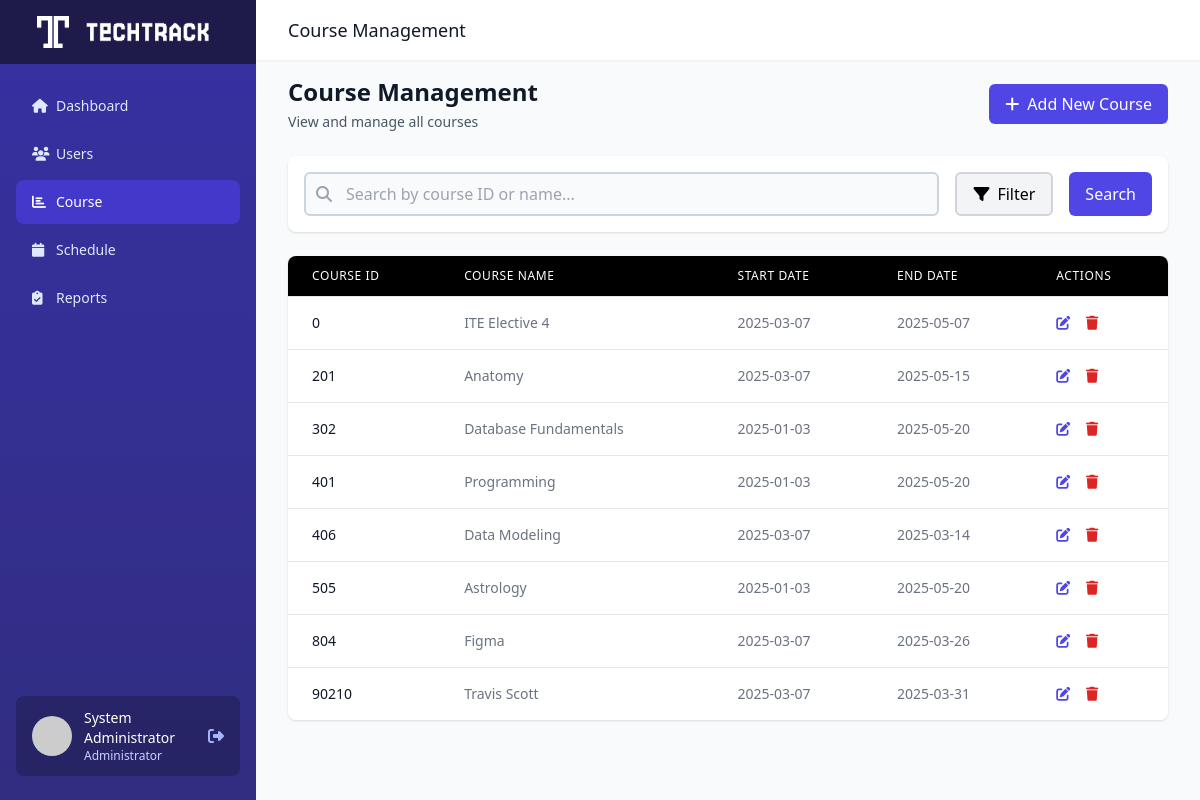
/admin/display_course.php (signed in), run on the app's committed database.
### tables this page shows
CREATE TABLE `user` (
  `user_id` int(11) NOT NULL,
  `id_number` varchar(20) NOT NULL,
  `email` varchar(255) NOT NULL,
  `password` varchar(255) NOT NULL,
  `name` varchar(255) NOT NULL,
  `section` varchar(20) DEFAULT NULL,
  `rfid_tag` varchar(255) DEFAULT NULL,
  `role_id` int(1) NOT NULL
);

CREATE TABLE `courses` (
  `course_id` int(11) NOT NULL,
  `course_name` varchar(255) NOT NULL,
  `start_date` date NOT NULL,
  `end_date` date NOT NULL
);

### admin/display_course.php (the view, shortened to what this page needs)
<?php
include '../db_config.php';
$stmt = $conn->prepare("SELECT name FROM user WHERE id_number = ? AND role_id = 1");
$stmt->bind_param("s", $_SESSION['user_id']);
$stmt->execute();
$result_admin = $stmt->get_result();
$admin = $result_admin->fetch_assoc();
$search = $_GET['search'] ?? '';
$sql = "SELECT course_id, course_name, start_date, end_date FROM courses WHERE 1=1";
$stmt = $conn->prepare($sql);
$stmt->execute();
$result = $stmt->get_result();
?>
<!DOCTYPE html>
<html lang="en">
<head>
    <script src="https://cdn.tailwindcss.com"></script>
    <link rel="stylesheet" href="https://cdnjs.cloudflare.com/ajax/libs/font-awesome/6.4.0/css/all.min.css">
</head>
<body class="bg-gray-50">
    <div class="flex h-screen overflow-hidden">
        <div class="hidden md:flex md:flex-shrink-0">
            <div class="flex flex-col w-64 bg-gradient-to-b from-indigo-800 to-indigo-900">
<div class="flex items-center justify-center h-16 px-4 bg-indigo-950">
    <div class="text-xl font-semibold text-white flex items-center">
        <img src="../images/dashboard_logo.png" alt="Dashboard Logo" class="h-8 w-8 mr-2">
        <img src="../images/TECHTRACK.png" alt="TECHTRACK" class="h-6">
    </div>
</div>
                <div class="flex flex-col flex-grow px-4 mt-5">
                    <nav class="flex-1 space-y-1">
                        <a href="admin_dashboard.php" class="flex items-center px-4 py-3 text-sm font-medium text-indigo-100 rounded-lg hover:bg-indigo-700 transition duration-150">
                            <i class="fas fa-home w-6"></i>
                            <span>Dashboard</span>
                        </a>
                        <a href="display_user.php" class="flex items-center px-4 py-3 mt-1 text-sm font-medium text-indigo-100 rounded-lg hover:bg-indigo-700 transition duration-150">
                            <i class="fas fa-users w-6"></i>
                            <span>Users</span>
                        </a>
                        <a href="display_course.php" class="flex items-center px-4 py-3 mt-1 text-sm font-medium text-white bg-indigo-700 rounded-lg hover:bg-indigo-600 transition duration-150">
                            <i class="fas fa-chart-bar w-6"></i>
                            <span>Course</span>
                        </a>
                        <a href="display_schedule.php" class="flex items-center px-4 py-3 mt-1 text-sm font-medium text-indigo-100 rounded-lg hover:bg-indigo-700 transition duration-150">
                            <i class="fas fa-calendar w-6"></i>
                            <span>Schedule</span>
                        </a>
                        <a href="display_attendance.php" class="flex items-center px-4 py-3 mt-1 text-sm font-medium text-indigo-100 rounded-lg hover:bg-indigo-700 transition duration-150">
                            <i class="fas fa-clipboard-check w-6"></i>
                            <span>Reports</span>
                        </a>
                    </nav>
                    <div class="flex items-center px-4 py-3 mt-auto mb-6 bg-indigo-950 bg-opacity-50 rounded-lg">
                        <img class="w-10 h-10 rounded-full" src="https://ui-avatars.com/api/?name=<?= urlencode($admin['name']) ?>&background=6366F1&color=fff" alt="User">
                        <div class="ml-3">
                            <p class="text-sm font-medium text-white"><?= htmlspecialchars($admin['name']) ?></p>
                            <p class="text-xs text-indigo-200">Administrator</p>
                        </div>
                        <a href="../logout.php" class="ml-auto text-indigo-300 hover:text-white">
                            <i class="fas fa-sign-out-alt"></i>
                        </a>
                    </div>
                </div>
            </div>
        </div>
        <div class="flex flex-col flex-1 overflow-y-auto">
            <header class="bg-white shadow-sm z-10">
                <div class="px-4 sm:px-6 lg:px-8 py-4">
                    <div class="flex items-center justify-between">
                        <h1 class="text-lg font-medium text-gray-900">Course Management</h1>
                    </div>
                </div>
            </header>
            <main class="flex-1 p-4 sm:px-6 lg:px-8 bg-gray-50">
                <div class="mb-6 flex justify-between items-center">
                    <div>
                        <h1 class="text-2xl font-semibold text-gray-900">Course Management</h1>
                        <p class="mt-1 text-sm text-gray-600">View and manage all courses</p>
                    </div>
                    <a href="create_course.php" class="bg-indigo-600 text-white px-4 py-2 rounded-md hover:bg-indigo-700 focus:outline-none focus:ring-2 focus:ring-indigo-500 focus:ring-offset-2">
                        <i class="fas fa-plus mr-2"></i>Add New Course
                    </a>
                </div>
                <div class="bg-white p-4 rounded-lg shadow mb-6">
                    <form action="" method="GET" class="flex flex-col md:flex-row gap-4">
                        <div class="flex-grow relative">
                            <div class="absolute inset-y-0 left-0 pl-3 flex items-center pointer-events-none">
                            </div>
                            <input type="text" name="search" value="<?php echo htmlspecialchars($search); ?>" placeholder="Search by course ID or name..."
                                   class="pl-10 pr-4 py-2 w-full rounded-md border-2 border-gray-300 focus:border-indigo-500 focus:ring focus:ring-indigo-200 focus:ring-opacity-50">
                        </div>
                        <div class="relative">
                            <button type="button" id="filterButton" class="flex items-center justify-center px-4 py-2 bg-gray-100 border-2 border-gray-300 rounded-md hover:bg-gray-200 focus:outline-none focus:ring-2 focus:ring-gray-500">
                                <i class="fas fa-filter mr-2"></i>
                                <span>Filter</span>
                            </button>
                        </div>
                        <button type="submit" class="px-4 py-2 bg-indigo-600 text-white rounded-md hover:bg-indigo-700 focus:outline-none focus:ring-2 focus:ring-indigo-500 focus:ring-offset-2">
                            Search
                        </button>
                    </form>
                </div>
                <div class="bg-white shadow overflow-hidden sm:rounded-lg">
                    <?php if ($result && $result->num_rows > 0): ?>
                        <table class="min-w-full divide-y divide-gray-200">
                            <thead class="bg-black text-white">
                                <tr>
                                    <th scope="col" class="px-6 py-3 text-left text-xs font-medium uppercase tracking-wider">Course ID</th>
                                    <th scope="col" class="px-6 py-3 text-left text-xs font-medium uppercase tracking-wider">Course Name</th>
                                    <th scope="col" class="px-6 py-3 text-left text-xs font-medium uppercase tracking-wider">Start Date</th>
                                    <th scope="col" class="px-6 py-3 text-left text-xs font-medium uppercase tracking-wider">End Date</th>
                                    <th scope="col" class="px-6 py-3 text-left text-xs font-medium uppercase tracking-wider">Actions</th>
                                </tr>
                            </thead>
                            <tbody class="bg-white divide-y divide-gray-200">
                                <?php while ($row = $result->fetch_assoc()): ?>
                                    <tr>
                                        <td class="px-6 py-4 whitespace-nowrap text-sm font-medium text-gray-900"><?php echo $row['course_id']; ?></td>
                                        <td class="px-6 py-4 whitespace-nowrap text-sm text-gray-500"><?php echo $row['course_name']; ?></td>
                                        <td class="px-6 py-4 whitespace-nowrap text-sm text-gray-500"><?php echo $row['start_date']; ?></td>
                                        <td class="px-6 py-4 whitespace-nowrap text-sm text-gray-500"><?php echo $row['end_date']; ?></td>
                                        <td class="px-6 py-4 whitespace-nowrap text-sm font-medium">
                                            <a href="edit_course.php?id=<?php echo $row['course_id']; ?>" class="text-indigo-600 hover:text-indigo-900 mr-3">
                                                <i class="fas fa-edit"></i>
                                            </a>
                                            <a href="#" class="text-red-600 hover:text-red-900"
                                               onclick="confirmDelete(<?php echo $row['course_id']; ?>, '<?php echo htmlspecialchars($row['course_name']); ?>')">
                                                <i class="fas fa-trash"></i>
                                            </a>
                                        </td>
                                    </tr>
                                <?php endwhile; ?>
                            </tbody>
                        </table>
                    <?php endif; ?>
                </div>
            </main>
        </div>
    </div>
</body>
</html>

### admin/display_course.php (style rules this page uses)
input, select, textarea { border: 2px solid #cbd5e0 !important; background-color: #f9fafb !important; }

### data on the page
user: name "System Administrator"
courses: course_id "0", course_name "ITE Elective 4", start_date "2025-03-07", end_date "2025-05-07"
courses: course_id "201", course_name "Anatomy", start_date "2025-03-07", end_date "2025-05-15"
courses: course_id "302", course_name "Database Fundamentals", start_date "2025-01-03", end_date "2025-05-20"
courses: course_id "401", course_name "Programming", start_date "2025-01-03", end_date "2025-05-20"
courses: course_id "406", course_name "Data Modeling", start_date "2025-03-07", end_date "2025-03-14"
courses: course_id "505", course_name "Astrology", start_date "2025-01-03", end_date "2025-05-20"
courses: course_id "804", course_name "Figma", start_date "2025-03-07", end_date "2025-03-26"
courses: course_id "90210", course_name "Travis Scott", start_date "2025-03-07", end_date "2025-03-31"
